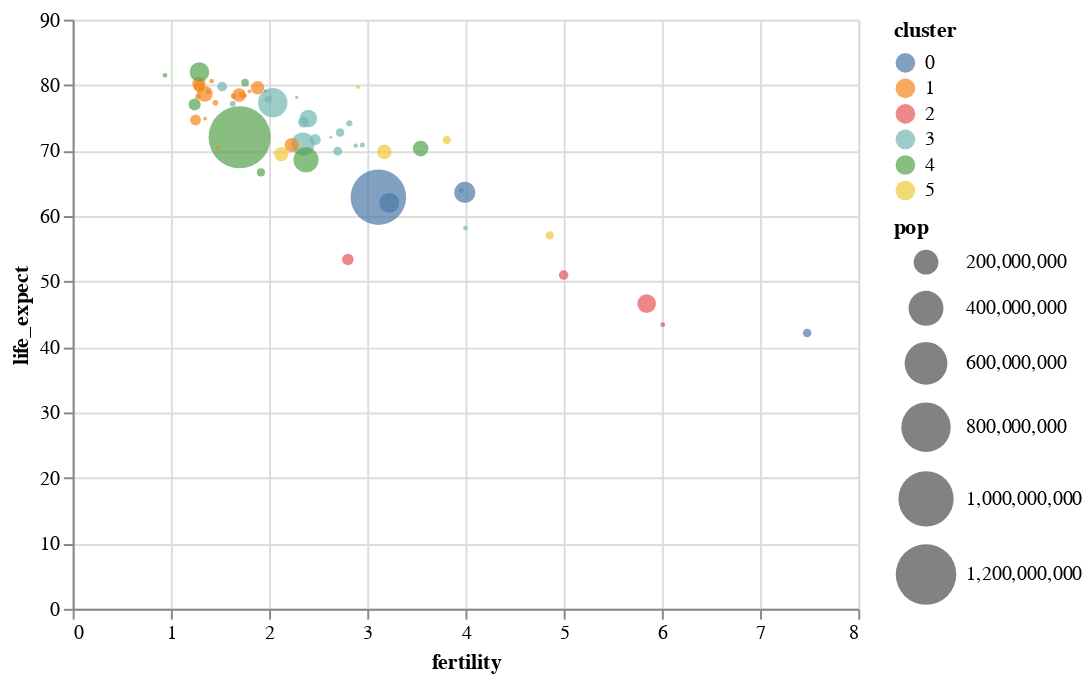

The code cell stored with this chart in its notebook:
### Code cell
alt.Chart(data2000).mark_point(filled=True).encode(
    alt.X('fertility:Q'),
    alt.Y('life_expect:Q'),
    alt.Size('pop:Q'),
    alt.Color('cluster:N')
)

### Figure 1 — Vega-Lite specification as saved in the notebook (floating-point values rounded to 4 significant figures)
{"config": {"view": {"continuousWidth": 400, "continuousHeight": 300}}, "data": {"name": "data-fdeb0b749a6385830bd1445d39ad6ea0"}, "mark": {"type": "point", "filled": true}, "encoding": {"color": {"type": "nominal", "field": "cluster"}, "size": {"type": "quantitative", "field": "pop", "scale": {"range": [0, 1000]}}, "x": {"type": "quantitative", "field": "fertility"}, "y": {"type": "quantitative", "field": "life_expect"}}, "$schema": "https://vega.github.io/schema/vega-lite/v4.8.1.json", "datasets": {"data-fdeb0b749a6385830bd1445d39ad6ea0": [{"year": 2000, "country": "Afghanistan", "cluster": 0, "pop": 23898198, "life_expect": 42.13, "fertility": 7.479}, {"year": 2000, "country": "Argentina", "cluster": 3, "pop": 37497728, "life_expect": 74.34, "fertility": 2.35}, {"year": 2000, "country": "Aruba", "cluster": 3, "pop": 69539, "life_expect": 73.45, "fertility": 2.124}, {"year": 2000, "country": "Australia", "cluster": 4, "pop": 19164620, "life_expect": 80.37, "fertility": 1.756}, {"year": 2000, "country": "Austria", "cluster": 1, "pop": 8113413, "life_expect": 78.98, "fertility": 1.382}, {"year": 2000, "country": "Bahamas", "cluster": 3, "pop": 290075, "life_expect": 71.07, "fertility": 2.111}, {"year": 2000, "country": "Bangladesh", "cluster": 0, "pop": 130406594, "life_expect": 62.01, "fertility": 3.224}, {"year": 2000, "country": "Barbados", "cluster": 3, "pop": 273483, "life_expect": 75.97, "fertility": 1.5}, {"year": 2000, "country": "Belgium", "cluster": 1, "pop": 10263618, "life_expect": 78.32, "fertility": 1.638}, {"year": 2000, "country": "Bolivia", "cluster": 3, "pop": 8152620, "life_expect": 63.88, "fertility": 3.958}, {"year": 2000, "country": "Brazil", "cluster": 3, "pop": 175552771, "life_expect": 71.01, "fertility": 2.345}, {"year": 2000, "country": "Canada", "cluster": 3, "pop": 31278097, "life_expect": 79.77, "fertility": 1.522}, {"year": 2000, "country": "Chile", "cluster": 3, "pop": 15153450, "life_expect": 77.86, "fertility": 2.0}, {"year": 2000, "country": "China", "cluster": 4, "pop": 1262645000, "life_expect": 72.03, "fertility": 1.7}, {"year": 2000, "country": "Colombia", "cluster": 3, "pop": 39685655, "life_expect": 71.68, "fertility": 2.47}, {"year": 2000, "country": "Costa Rica", "cluster": 3, "pop": 3710558, "life_expect": 78.12, "fertility": 2.281}, {"year": 2000, "country": "Croatia", "cluster": 1, "pop": 4410830, "life_expect": 74.88, "fertility": 1.348}, {"year": 2000, "country": "Cuba", "cluster": 3, "pop": 11134273, "life_expect": 77.16, "fertility": 1.63}, {"year": 2000, "country": "Dominican Republic", "cluster": 3, "pop": 8385828, "life_expect": 70.85, "fertility": 2.95}, {"year": 2000, "country": "Ecuador", "cluster": 3, "pop": 12505204, "life_expect": 74.17, "fertility": 2.817}, {"year": 2000, "country": "Egypt", "cluster": 5, "pop": 70492342, "life_expect": 69.81, "fertility": 3.174}, {"year": 2000, "country": "El Salvador", "cluster": 3, "pop": 6122515, "life_expect": 70.73, "fertility": 2.883}, {"year": 2000, "country": "Finland", "cluster": 1, "pop": 5168595, "life_expect": 78.37, "fertility": 1.754}, {"year": 2000, "country": "France", "cluster": 1, "pop": 59381628, "life_expect": 79.59, "fertility": 1.883}, {"year": 2000, "country": "Georgia", "cluster": 1, "pop": 4777209, "life_expect": 70.48, "fertility": 1.478}, {"year": 2000, "country": "Germany", "cluster": 1, "pop": 82187909, "life_expect": 78.67, "fertility": 1.346}, {"year": 2000, "country": "Greece", "cluster": 1, "pop": 10559110, "life_expect": 78.26, "fertility": 1.277}, {"year": 2000, "country": "Grenada", "cluster": 3, "pop": 89312, "life_expect": 67.75, "fertility": 2.429}, {"year": 2000, "country": "Haiti", "cluster": 3, "pop": 7306302, "life_expect": 58.14, "fertility": 4.0}, {"year": 2000, "country": "Hong Kong", "cluster": 4, "pop": 6658720, "life_expect": 81.5, "fertility": 0.94}, {"year": 2000, "country": "Iceland", "cluster": 1, "pop": 281043, "life_expect": 80.5, "fertility": 1.993}, {"year": 2000, "country": "India", "cluster": 0, "pop": 1007702000, "life_expect": 62.88, "fertility": 3.113}, {"year": 2000, "country": "Indonesia", "cluster": 4, "pop": 206265000, "life_expect": 68.59, "fertility": 2.376}, {"year": 2000, "country": "Iran", "cluster": 5, "pop": 65660289, "life_expect": 69.45, "fertility": 2.124}, {"year": 2000, "country": "Iraq", "cluster": 5, "pop": 22675617, "life_expect": 57.05, "fertility": 4.858}, {"year": 2000, "country": "Ireland", "cluster": 1, "pop": 3791690, "life_expect": 77.78, "fertility": 1.969}, {"year": 2000, "country": "Israel", "cluster": 5, "pop": 5842454, "life_expect": 79.7, "fertility": 2.906}, {"year": 2000, "country": "Italy", "cluster": 1, "pop": 57719337, "life_expect": 80.24, "fertility": 1.286}, {"year": 2000, "country": "Jamaica", "cluster": 3, "pop": 2615467, "life_expect": 72.05, "fertility": 2.628}, {"year": 2000, "country": "Japan", "cluster": 4, "pop": 126699784, "life_expect": 82.0, "fertility": 1.291}, {"year": 2000, "country": "Kenya", "cluster": 2, "pop": 29985839, "life_expect": 50.99, "fertility": 5.0}, {"year": 2000, "country": "South Korea", "cluster": 4, "pop": 21647682, "life_expect": 66.66, "fertility": 1.917}, {"year": 2000, "country": "North Korea", "cluster": 4, "pop": 47351083, "life_expect": 77.05, "fertility": 1.242}, {"year": 2000, "country": "Lebanon", "cluster": 5, "pop": 3578036, "life_expect": 71.03, "fertility": 2.319}, {"year": 2000, "country": "Mexico", "cluster": 3, "pop": 99926620, "life_expect": 74.9, "fertility": 2.401}, {"year": 2000, "country": "Netherlands", "cluster": 1, "pop": 15907853, "life_expect": 78.53, "fertility": 1.726}, {"year": 2000, "country": "New Zealand", "cluster": 4, "pop": 3819762, "life_expect": 79.11, "fertility": 1.964}, {"year": 2000, "country": "Nigeria", "cluster": 2, "pop": 114306700, "life_expect": 46.61, "fertility": 5.845}, {"year": 2000, "country": "Norway", "cluster": 1, "pop": 4492400, "life_expect": 79.05, "fertility": 1.801}, {"year": 2000, "country": "Pakistan", "cluster": 0, "pop": 146342958, "life_expect": 63.61, "fertility": 3.994}, {"year": 2000, "country": "Peru", "cluster": 3, "pop": 25979722, "life_expect": 69.91, "fertility": 2.7}, {"year": 2000, "country": "Philippines", "cluster": 4, "pop": 79739825, "life_expect": 70.3, "fertility": 3.544}, {"year": 2000, "country": "Poland", "cluster": 1, "pop": 38654164, "life_expect": 74.67, "fertility": 1.251}, {"year": 2000, "country": "Portugal", "cluster": 1, "pop": 10335597, "life_expect": 77.29, "fertility": 1.454}, {"year": 2000, "country": "Rwanda", "cluster": 2, "pop": 7507056, "life_expect": 43.41, "fertility": 6.01}, {"year": 2000, "country": "Saudi Arabia", "cluster": 5, "pop": 23153090, "life_expect": 71.63, "fertility": 3.81}, {"year": 2000, "country": "South Africa", "cluster": 2, "pop": 44066197, "life_expect": 53.37, "fertility": 2.802}, {"year": 2000, "country": "Spain", "cluster": 1, "pop": 40016081, "life_expect": 79.78, "fertility": 1.287}, {"year": 2000, "country": "Switzerland", "cluster": 1, "pop": 7266920, "life_expect": 80.62, "fertility": 1.415}, {"year": 2000, "country": "Turkey", "cluster": 1, "pop": 65666677, "life_expect": 70.84, "fertility": 2.23}, {"year": 2000, "country": "United Kingdom", "cluster": 1, "pop": 59522468, "life_expect": 78.47, "fertility": 1.695}, {"year": 2000, "country": "United States", "cluster": 3, "pop": 282338631, "life_expect": 77.31, "fertility": 2.038}, {"year": 2000, "country": "Venezuela", "cluster": 3, "pop": 23542649, "life_expect": 72.77, "fertility": 2.723}]}}
